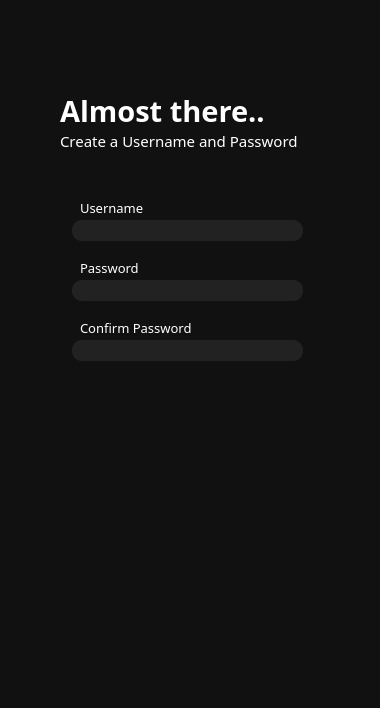
<?xml version="1.0" encoding="UTF-8"?>
<ui version="4.0">
 <class>Dialog</class>
 <widget class="QDialog" name="Dialog">
  <property name="geometry">
   <rect>
    <x>0</x>
    <y>0</y>
    <width>380</width>
    <height>708</height>
   </rect>
  </property>
  <property name="minimumSize">
   <size>
    <width>380</width>
    <height>708</height>
   </size>
  </property>
  <property name="windowTitle">
   <string>Dialog</string>
  </property>
  <widget class="QFrame" name="frame">
   <property name="geometry">
    <rect>
     <x>-10</x>
     <y>-10</y>
     <width>411</width>
     <height>771</height>
    </rect>
   </property>
   <property name="styleSheet">
    <string notr="true">background-color: #111111;</string>
   </property>
   <property name="frameShape">
    <enum>QFrame::StyledPanel</enum>
   </property>
   <property name="frameShadow">
    <enum>QFrame::Raised</enum>
   </property>
   <widget class="QPushButton" name="nextButton">
    <property name="geometry">
     <rect>
      <x>90</x>
      <y>420</y>
      <width>211</width>
      <height>61</height>
     </rect>
    </property>
    <property name="styleSheet">
     <string notr="true">color: white;</string>
    </property>
    <property name="text">
     <string/>
    </property>
    <property name="icon">
     <iconset>
      <normaloff>../../Downloads/Group 58.png</normaloff>../../Downloads/Group 58.png</iconset>
    </property>
    <property name="iconSize">
     <size>
      <width>180</width>
      <height>180</height>
     </size>
    </property>
    <property name="flat">
     <bool>true</bool>
    </property>
   </widget>
   <widget class="QLineEdit" name="linePass">
    <property name="geometry">
     <rect>
      <x>82</x>
      <y>290</y>
      <width>231</width>
      <height>21</height>
     </rect>
    </property>
    <property name="font">
     <font>
      <family>Montserrat Medium</family>
      <pointsize>8</pointsize>
     </font>
    </property>
    <property name="styleSheet">
     <string notr="true">color: white; 
background-color: #222222;
border-radius: 10px;
</string>
    </property>
   </widget>
   <widget class="QLabel" name="label_3">
    <property name="geometry">
     <rect>
      <x>90</x>
      <y>330</y>
      <width>141</width>
      <height>16</height>
     </rect>
    </property>
    <property name="font">
     <font>
      <family>Montserrat Light</family>
      <pointsize>10</pointsize>
     </font>
    </property>
    <property name="styleSheet">
     <string notr="true">color: white;</string>
    </property>
    <property name="text">
     <string>Confirm Password</string>
    </property>
   </widget>
   <widget class="QLabel" name="label">
    <property name="geometry">
     <rect>
      <x>90</x>
      <y>210</y>
      <width>91</width>
      <height>16</height>
     </rect>
    </property>
    <property name="font">
     <font>
      <family>Montserrat Light</family>
      <pointsize>10</pointsize>
     </font>
    </property>
    <property name="styleSheet">
     <string notr="true">color: white;</string>
    </property>
    <property name="text">
     <string>Username</string>
    </property>
   </widget>
   <widget class="QLineEdit" name="lineCpass">
    <property name="geometry">
     <rect>
      <x>82</x>
      <y>350</y>
      <width>231</width>
      <height>21</height>
     </rect>
    </property>
    <property name="font">
     <font>
      <family>Montserrat Medium</family>
      <pointsize>8</pointsize>
     </font>
    </property>
    <property name="styleSheet">
     <string notr="true">color: white; 
background-color: #222222;
border-radius: 10px;
</string>
    </property>
   </widget>
   <widget class="QLabel" name="label_2">
    <property name="geometry">
     <rect>
      <x>90</x>
      <y>270</y>
      <width>91</width>
      <height>16</height>
     </rect>
    </property>
    <property name="font">
     <font>
      <family>Montserrat Light</family>
      <pointsize>10</pointsize>
     </font>
    </property>
    <property name="styleSheet">
     <string notr="true">color: white;</string>
    </property>
    <property name="text">
     <string>Password</string>
    </property>
   </widget>
   <widget class="QLineEdit" name="lineUname">
    <property name="geometry">
     <rect>
      <x>82</x>
      <y>230</y>
      <width>231</width>
      <height>21</height>
     </rect>
    </property>
    <property name="font">
     <font>
      <family>Montserrat Medium</family>
      <pointsize>8</pointsize>
     </font>
    </property>
    <property name="styleSheet">
     <string notr="true">color: white; 
background-color: #222222;
border-radius: 10px;
</string>
    </property>
   </widget>
   <widget class="QLabel" name="label_10">
    <property name="geometry">
     <rect>
      <x>150</x>
      <y>60</y>
      <width>101</width>
      <height>21</height>
     </rect>
    </property>
    <property name="styleSheet">
     <string notr="true">background-color: transparent;</string>
    </property>
    <property name="text">
     <string/>
    </property>
    <property name="pixmap">
     <pixmap>../../Downloads/Group 69(1).png</pixmap>
    </property>
    <property name="scaledContents">
     <bool>true</bool>
    </property>
   </widget>
   <widget class="QPushButton" name="backButton">
    <property name="geometry">
     <rect>
      <x>30</x>
      <y>41</y>
      <width>41</width>
      <height>61</height>
     </rect>
    </property>
    <property name="styleSheet">
     <string notr="true"/>
    </property>
    <property name="text">
     <string/>
    </property>
    <property name="icon">
     <iconset>
      <normaloff>../../Downloads/Group 30.png</normaloff>../../Downloads/Group 30.png</iconset>
    </property>
    <property name="iconSize">
     <size>
      <width>30</width>
      <height>30</height>
     </size>
    </property>
    <property name="flat">
     <bool>true</bool>
    </property>
   </widget>
   <widget class="QLabel" name="label_11">
    <property name="geometry">
     <rect>
      <x>70</x>
      <y>130</y>
      <width>261</width>
      <height>41</height>
     </rect>
    </property>
    <property name="font">
     <font>
      <family>Montserrat Light</family>
      <pointsize>11</pointsize>
     </font>
    </property>
    <property name="autoFillBackground">
     <bool>false</bool>
    </property>
    <property name="styleSheet">
     <string notr="true">color: white; background-color: transparent;</string>
    </property>
    <property name="text">
     <string>Create a Username and Password</string>
    </property>
   </widget>
   <widget class="QLabel" name="label_4">
    <property name="geometry">
     <rect>
      <x>70</x>
      <y>100</y>
      <width>241</width>
      <height>41</height>
     </rect>
    </property>
    <property name="font">
     <font>
      <family>Montserrat ExtraBold</family>
      <pointsize>22</pointsize>
      <bold>true</bold>
     </font>
    </property>
    <property name="styleSheet">
     <string notr="true">color: white;</string>
    </property>
    <property name="text">
     <string>Almost there..</string>
    </property>
    <property name="alignment">
     <set>Qt::AlignLeading|Qt::AlignLeft|Qt::AlignVCenter</set>
    </property>
   </widget>
  </widget>
 </widget>
 <resources/>
 <connections/>
</ui>
